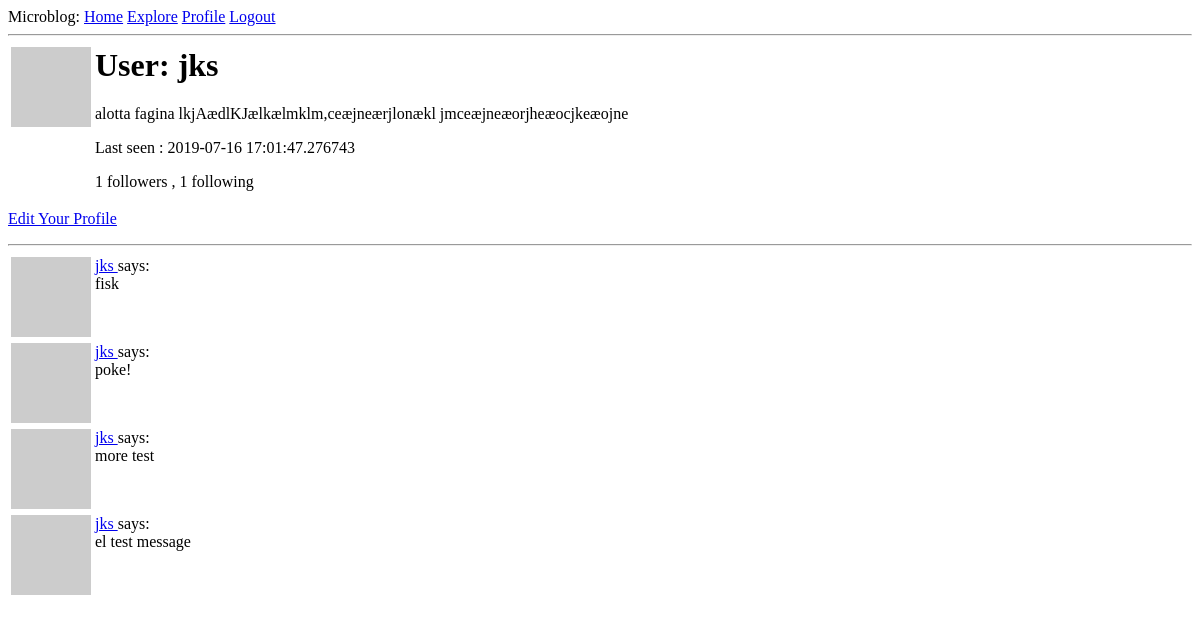
Page /user/jks (signed in) on the earlier database version.
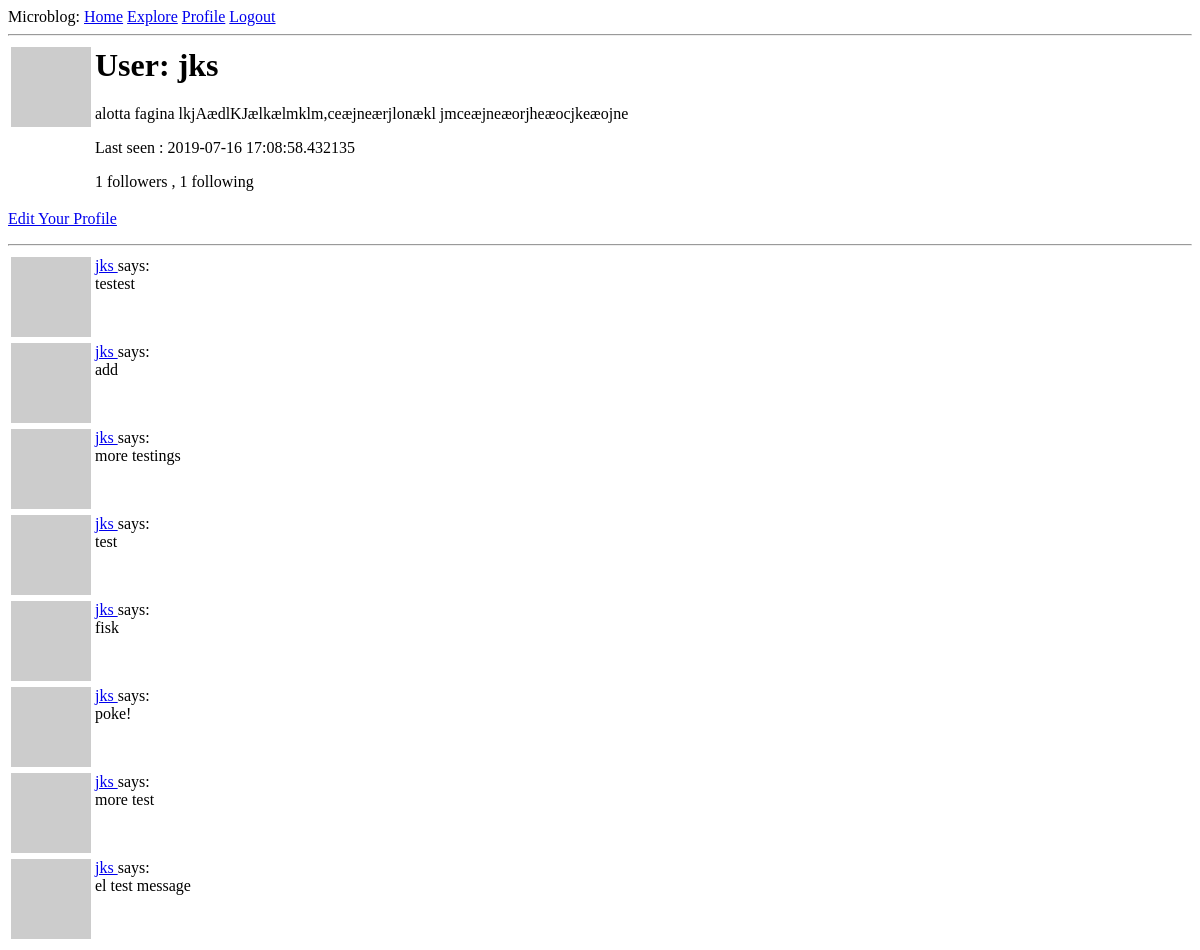
Same page on the later database version.
### app/models.py (models this page shows, shortened)
class User(UserMixin, db.Model):
    id = db.Column(db.Integer, primary_key = True)
    username = db.Column(db.String(64), index = True, unique = True)
    email = db.Column(db.String(120), index = True, unique = True)
    password_hash = db.Column(db.String(128))
    posts = db.relationship("Post", backref="author", lazy="dynamic")
    about_me = db.Column(db.String(140))
    last_seen = db.Column(db.DateTime, default=datetime.utcnow)
    def avatar(self, size):
        digest = md5(self.email.lower().encode("utf-8")).hexdigest()
        return f'https://www.gravatar.com/avatar/{digest}?d=identicon&s={size}'
    followed = db.relationship(
        "User", secondary = followers,
        primaryjoin = (followers.c.follower_id == id),
        secondaryjoin = (followers.c.followed_id == id),
        backref = db.backref("followers", lazy = "dynamic"), lazy="dynamic"
    )

class Post(db.Model):
    id = db.Column(db.Integer, primary_key = True)
    body = db.Column(db.String(140))
    timestamp = db.Column(db.DateTime, index = True, default = datetime.utcnow)
    user_id = db.Column(db.Integer, db.ForeignKey("user.id"))

### app/routes.py (the view)
@app.route("/user/<username>")
@login_required
def user(username):
    user = User.query.filter_by(username=username).first_or_404()
    page = request.args.get("page", 1, type=int)
    posts = user.posts.order_by(Post.timestamp.desc()).paginate(
        page, app.config["POSTS_PER_PAGE"], False)
    next_url = url_for("user", username=user.username, page=posts.next_num)\
        if posts.has_next else None
    prev_url = url_for("user", username=user.username, page=posts.prev_num)\
        if posts.has_prev else None
    return render_template("user.html", user=user, posts=posts.items,
                            next_url = next_url, prev_url=prev_url)

### app/models.py (called while the page is built)
@login.user_loader
def load_user(id):
    return User.query.get(int(id))

### app/routes.py (called while the page is built)
@app.before_request
def before_request():
    if current_user.is_authenticated:
        current_user.last_seen = datetime.utcnow()
        db.session.commit()

### app/templates/user.html (shortened to what this page needs)
{% extends "base.html" %}
{% block content %}
    <table>
        <tr valign="top">
            <td><img src="{{ user.avatar(128) }}"></td>
            <td>
                <h1>User: {{ user.username }}</h1>
                {% if user.about_me %}<p>{{ user.about_me }}</p>{% endif %}
                {% if user.last_seen %}<p>Last seen : {{ user.last_seen }}</p>{% endif %}
                <p>{{ user.followers.count() }} followers , {{ user.followed.count() }} following</p>
            </td>
        </tr>
    </table>
    {% if user == current_user %}
    <p><a href="{{ url_for('edit_profile') }}">Edit Your Profile</a></p>
    {% elif not current_user.is_following(user) %}
    <p><a href="{{ url_for('follow',username=user.username) }}">Follow</a></p>
    {% else %}
    <p><a href="{{ url_for('unfollow',username=user.username) }}">Unfollow</a></p>
    {% endif %}
    <hr>
    {% for post in posts %}
        {% include "_post.html" %}
    {% endfor %}
{% endblock %}

### app/templates/_post.html
<table>
    <tr valign="top">
        <td><img src="{{ post.author.avatar(36) }}"></td>
        <td>
            <a href="{{ url_for('user', username=post.author.username) }}">
                {{ post.author.username }}
            </a>
            says: <br>{{ post.body }}</td>
    </tr>
</table>

Differences in the rows shown:
changed User "jks": last_seen "2019-07-16 17:01:47.276743" → "2019-07-16 17:08:58.432135"
added Post: author.username "jks", body "testest"
added Post: author.username "jks", body "add"
added Post: author.username "jks", body "more testings"
added Post: author.username "jks", body "test"
